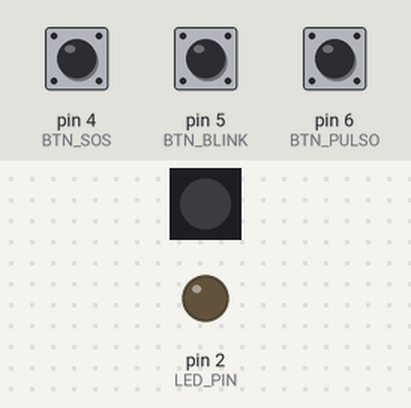
Bench run of a sketch on a simulated Arduino Uno, built with avr-gcc and run on an emulated ATmega328P. Parts: 1 RGB LEDs in strip order, left to right, output pins drawn as LEDs (lit = HIGH). Dashed ring = blinking. Inputs (shaded band) come from the test bench; at power-on: pin 6 (BTN_PULSO) HIGH, pin 4 (BTN_SOS) HIGH, pin 5 (BTN_BLINK) HIGH. Dim RGB values are drawn brighter than linear; random numbers use the default seed unless the sketch sets one.

Above: at 1.2 s.
1.3 s: pin 6 (BTN_PULSO) pulled LOW for 0.15 s
At 1.45 s:
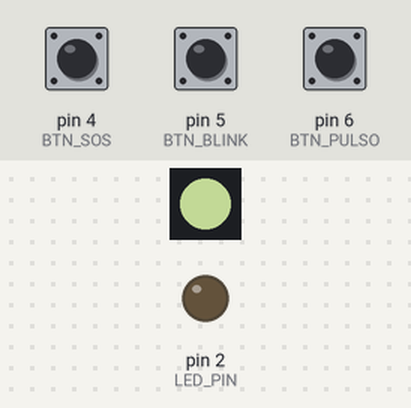
4.3 s: pin 4 (BTN_SOS) pulled LOW for 3.2 s
At 7.82 s:
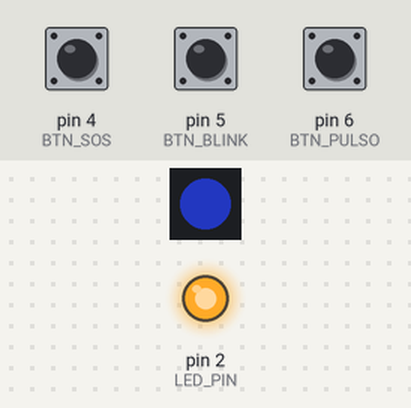
9.0 s: pin 5 (BTN_BLINK) pulled LOW for 3.2 s
At 10.12 s:
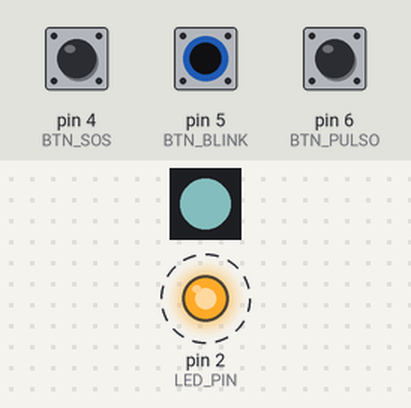
13.7 s: pin 6 (BTN_PULSO) pulled LOW for 1 s
At 14.59 s:
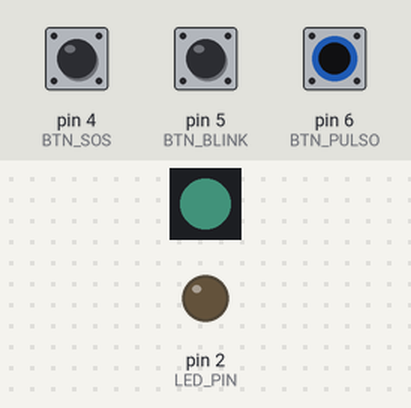
17.4 s: pin 6 (BTN_PULSO) pulled LOW for 3.2 s
At 20.11 s:
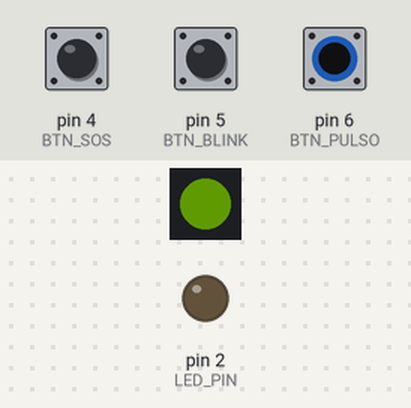
22.1 s: pin 4 (BTN_SOS) pulled LOW for 3.2 s
At 26.68 s:
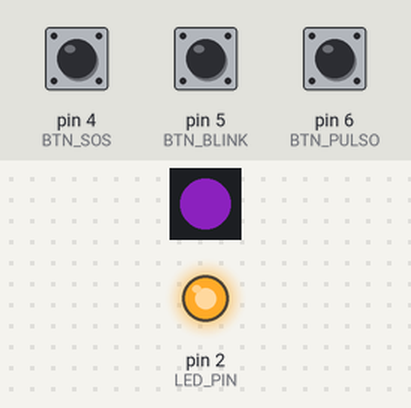
Timing chart, 0 to 29.3 s (numbered marks = the images above; inputs shaded):
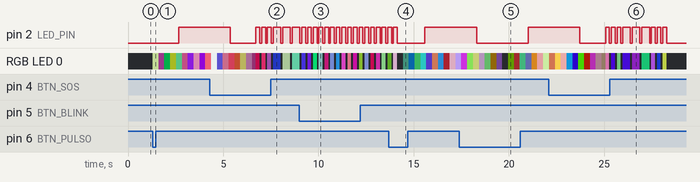

Measured:
- after the input at 1.3 s, pin 2 (LED_PIN): LOW → HIGH after 1.4 s; RGB LED 0: off → RGB(127, 142, 98) at once, → RGB(28, 10, 25) 0.31 s later, → RGB(1, 52, 22) 0.31 s later, → RGB(66, 73, 13) 0.31 s later, … (10 changes in this stretch)

The sketch:

3TiposConPulsadores.ino
```cpp
#include <Adafruit_NeoPixel.h> // Librería necesaria, instalarla desde el gestor de librerías

Adafruit_NeoPixel LED_RGB(1, 48, NEO_GRBW + NEO_KHZ800); // Creamos el objeto que manejará el led RGB GPIO48

// CONSTANTES
int LED_PIN = 2;
int BTN_SOS = 4;
int BTN_BLINK = 5;
int BTN_PULSO = 6;


void setup() {
  LED_RGB.begin(); // Inicia el objeto que hemos creado asociado a la librería NeoPixel
  LED_RGB.setBrightness(150); // Para el brillo del led
  colorearRGB(0,0,0);

  pinMode(LED_PIN, OUTPUT);


  pinMode(BTN_SOS, INPUT_PULLUP);
  pinMode(BTN_BLINK, INPUT_PULLUP);
  pinMode(BTN_PULSO, INPUT_PULLUP);

}

void loop() {
  if (digitalRead(BTN_SOS) == LOW) {
    sos();
  }

  else if (digitalRead(BTN_BLINK) == LOW) {
    blink();
  }


  else if (digitalRead(BTN_PULSO) == LOW) {
    pulso();
  }


}


void colorearRGB(int red, int green, int blue) {
  LED_RGB.setPixelColor(0, (uint32_t(LED_RGB.Color(red, green, blue))));
  LED_RGB.show(); // Enciende el color
}


void sos() {
  // S
  corto();
  corto();
  corto();

  // O
  largo();
  largo();
  largo();

  // S
  corto();
  corto();
  corto();


}

void blink() {
  for(int i = 1; i <= 7; i++) {
    corto();
  }
}


void pulso() {
  for (int brillo = 0; brillo <= 255; brillo++) {
    analogWrite(LED_PIN, brillo);  // Salida PWM
    colorearRGB(random(0, 256), random(0, 256), random(0, 256));
    LED_RGB.setBrightness(brillo);


    delay(10);
  }

  for (int brillo = 255; brillo >= 0; brillo--) {
    analogWrite(LED_PIN, brillo);
    colorearRGB(random(0, 256), random(0, 256), random(0, 256));
    LED_RGB.setBrightness(brillo);

    delay(10);
  }

  colorearRGB(0,0,0);
  LED_RGB.setBrightness(150);
  digitalWrite(LED_PIN, LOW);
}


void largo() {
  analogWrite(LED_PIN, 255);
  colorearRGB(random(0, 256), random(0, 256), random(0, 256));
  delay(400);


  analogWrite(LED_PIN, 0);
  colorearRGB(0, 0, 0);
  delay(100);
}


void corto() {
  analogWrite(LED_PIN, 255);
  colorearRGB(random(0, 256), random(0, 256), random(0, 256));
  delay(200);


  analogWrite(LED_PIN, 0);
  colorearRGB(0, 0, 0);
  delay(100);
}
```
